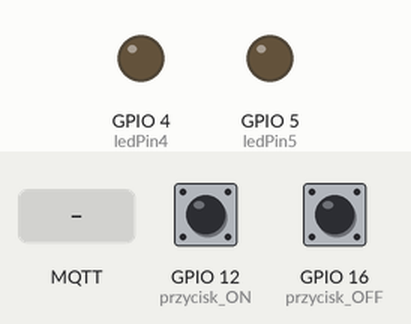
Simulated run of this sketch. Board: ESP8266 (NodeMCU). Shown: output pins drawn as LEDs (lit = HIGH). Inputs (shaded band) come from the test bench; at power-on: GPIO 12 (przycisk_ON) HIGH, GPIO 16 (przycisk_OFF) HIGH. WiFi joins after 1.5 s; servers stay silent unless stated; no MQTT or app messages arrive unless stated; what the sketch prints to the serial monitor is not drawn.

Above: at 2.7 s.
2.8 s: MQTT message "OPEN" arrives on the first subscribed topic
At 3.7 s:
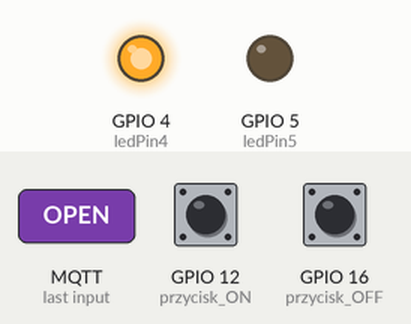
4.3 s: MQTT message "CLOSE" arrives on the first subscribed topic
At 4.8 s:
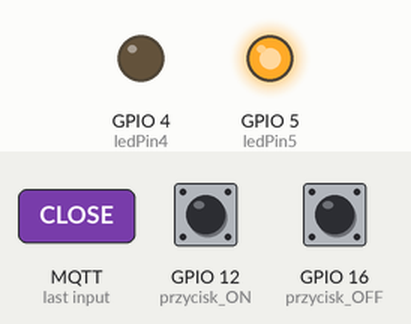
Timing chart, 0 to 7.3 s (numbered marks = the images above; inputs shaded):
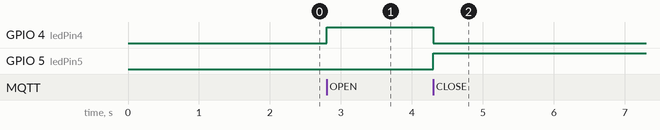

The sketch:

Modul_sterujacy.ino
```cpp
#include <ESP8266WiFi.h> //biblioteka do podlaczenia ESP z WIFI
#include <PubSubClient.h> //biblioteka do komunikacji przez MQTT

const char* ssid = "JaSu-Linksys"; //Nazwa WIFI
const char* password = "$JaSu-Linksys"; //Haslo WIFI
const char* mqttServer = "192.168.0.97"; //Adres IP brokera MQTT
const int mqttPort = 1883; //Port na jaki sie laczymy w brokerze
const char* mqttUser = "ESP_przyciski"; //Nazwa uzytkownika MQTT
const char* mqttPassword = "pracainzynierska"; //Haslo do brokera MQTT
const char* mqttsTopic_button = "homeassistant/button/state"; // state Topic przycisku
const char* mqttsTopic_czujnik = "homeassistant/binary_sensor/serwo/state"; //state Topic czujnika otwarcia/zamkniecia

int ledPin4 = 4; //Pin na jaki jest podpieta zielona dioda
int ledPin5 = 5; //Pin na jaki jest podpieta czerwona dioda

const int przycisk_ON = 12; //definicja przycisku otwierania okna
const int przycisk_OFF = 16; //definicja przycisku zamykania okna
int stan = 0; //definicja zmiennej uzytej jako wiadomosc wysylana przez MQTT
unsigned long lastDebounceTime_ON = 0; //definicja zmiennej zastosowanej do zniwelowania zjawiska debouncingu przycisku odpowiedzialnego za otwieranie okna
int previousState_ON = HIGH; //ustawienie defaultowego stanu zmiennej do monitorowania poprzedniego stanu przycisku ON
unsigned long lastDebounceTime_OFF = 0; //definicja zmiennej zastosowanej do zniwelowania zjawiska debouncingu przycisku odpowiedzialnego za zamykanie okna
int previousState_OFF = HIGH; //ustawienie defaultowego stanu zmiennej do monitorowania poprzedniego stanu przycisku OFF
unsigned long debounceDelay = 200;

WiFiClient espClient_przycisk; //utworzenie klienta wifi
PubSubClient client(espClient_przycisk); //utworzenie klienta do komunikacji protokołem MQTT

void setup() {
  pinMode(przycisk_ON, INPUT_PULLUP); //zdefiniowanie przycisku ON jako wejscie typu PULLUP
  pinMode(przycisk_OFF, INPUT_PULLUP);//zdefiniowanie przycisku OFF jako wejscie typu PULLUP
  pinMode(ledPin4, OUTPUT); //zdefiniowanie diody zielonej jako wyjście
  digitalWrite(ledPin4, LOW); //ustawienie stanu poczatkowego diody zielonej
  pinMode(ledPin5, OUTPUT); //zdefiniowanie diody czerwonej jako wyjście
  digitalWrite(ledPin5, LOW); //ustawienie stanu poczatkowego diody czerwonej

  Serial.begin(115200); //Ustawienie predkosci komunikacji portu szeregowego(monitorowanie w Serial Monitor)
  setupWiFi(); //Wywołanie funkcji odpowiedzialnej za połączenie WiFi
  client.setServer(mqttServer, mqttPort); //Ustawienie danych serwera brokera MQTT(adres IP i port)
  client.setCallback(callback); //Ustawienie funkcji callback jako tej odpowiedzialnej za odbior wiadomosci z serwera
}

void setupWiFi() { //Funkcja odpowiedzialna za zestawienie połączenia WiFi
  Serial.println();
  Serial.print("Łączenie z siecią: ");
  Serial.println(ssid);

  WiFi.begin(ssid, password);

  while (WiFi.status() != WL_CONNECTED) {
    delay(500);
    Serial.print(".");
  }

  Serial.println("");
  Serial.println("WiFi połączono.");
  Serial.println("Adres IP: " + WiFi.localIP().toString());
  Serial.println();
  Serial.println("Device ID: " + WiFi.macAddress());
}

void callback(char* topic, byte* payload, unsigned int length) {//Funkcja odpowiedzialna za odbieranie wiadomosci z danego tematu MQTT oraz przetworzenie jej w odpowiedni sposob
  if (String(topic) == mqttsTopic_czujnik) {
    String message;
    for (int i = 0; i < length; i++) {
      message += (char)payload[i];
    }
    Serial.print("Otrzymano wiadomość z czujnika: ");
    Serial.println(message);
    if(message == "OPEN"){
      digitalWrite(ledPin4, HIGH);
      digitalWrite(ledPin5, LOW);
    }
    if(message == "CLOSE"){
      digitalWrite(ledPin4, LOW);
      digitalWrite(ledPin5, HIGH);
    }
  }
}

void reconnect() {//Funkcja do podlaczenia sie z serwerem mqtt
  while (!client.connected()) {
    Serial.print("Łączenie z MQTT...");
    if (client.connect("przyciski", mqttUser, mqttPassword)) {
      Serial.println("Połączono");

       // Publikuj informacje konfiguracyjne dla encji przy użyciu Autodiscovery
       client.publish("homeassistant/button/przyciski/config",
                     "{\"name\":\"Przyciski\",\"state_topic\":\"homeassistant/button/state\",\"command_topic\":\"homeassistant/button/set\",\"device_class\":\"identify\",\"unique_id\":\"przyciski\"}");


      client.subscribe(mqttsTopic_czujnik);
    } else {
      Serial.print("Nie udało się połączyć z MQTT, spróbuj ponownie za 5 sekund...");
      delay(5000);
    }
  }
}

void ReadPublishButton(){ //Funkcja do odczytywania stanu przycisku, niwelowania debouncingu oraz publikacji wiadomosci MQTT
  int buttonState_ON = digitalRead(przycisk_ON);
  int buttonState_OFF = digitalRead(przycisk_OFF);

  if (buttonState_ON == LOW && previousState_ON == HIGH && buttonState_OFF == HIGH && millis() - lastDebounceTime_ON > debounceDelay ) {
    stan = 1;
    client.publish(mqttsTopic_button, String(stan).c_str());
    delay(10);
    lastDebounceTime_ON = millis();
  }
  previousState_ON = buttonState_ON;

  if (buttonState_OFF == LOW && previousState_OFF == HIGH && buttonState_ON == HIGH && millis() - lastDebounceTime_OFF > debounceDelay ) {
    stan = 0;
    client.publish(mqttsTopic_button, String(stan).c_str());
    delay(10);
    lastDebounceTime_OFF = millis();
  }
  previousState_OFF = buttonState_OFF;
}

void loop() {
  if (!client.connected()) {
    reconnect();
  }
  client.loop();
  ReadPublishButton();
}
```

Measured:
- after the input at 2.8 s, GPIO 4 (ledPin4): LOW → HIGH at once
- after the input at 4.3 s, GPIO 4 (ledPin4): HIGH → LOW at once; GPIO 5 (ledPin5): LOW → HIGH at once
